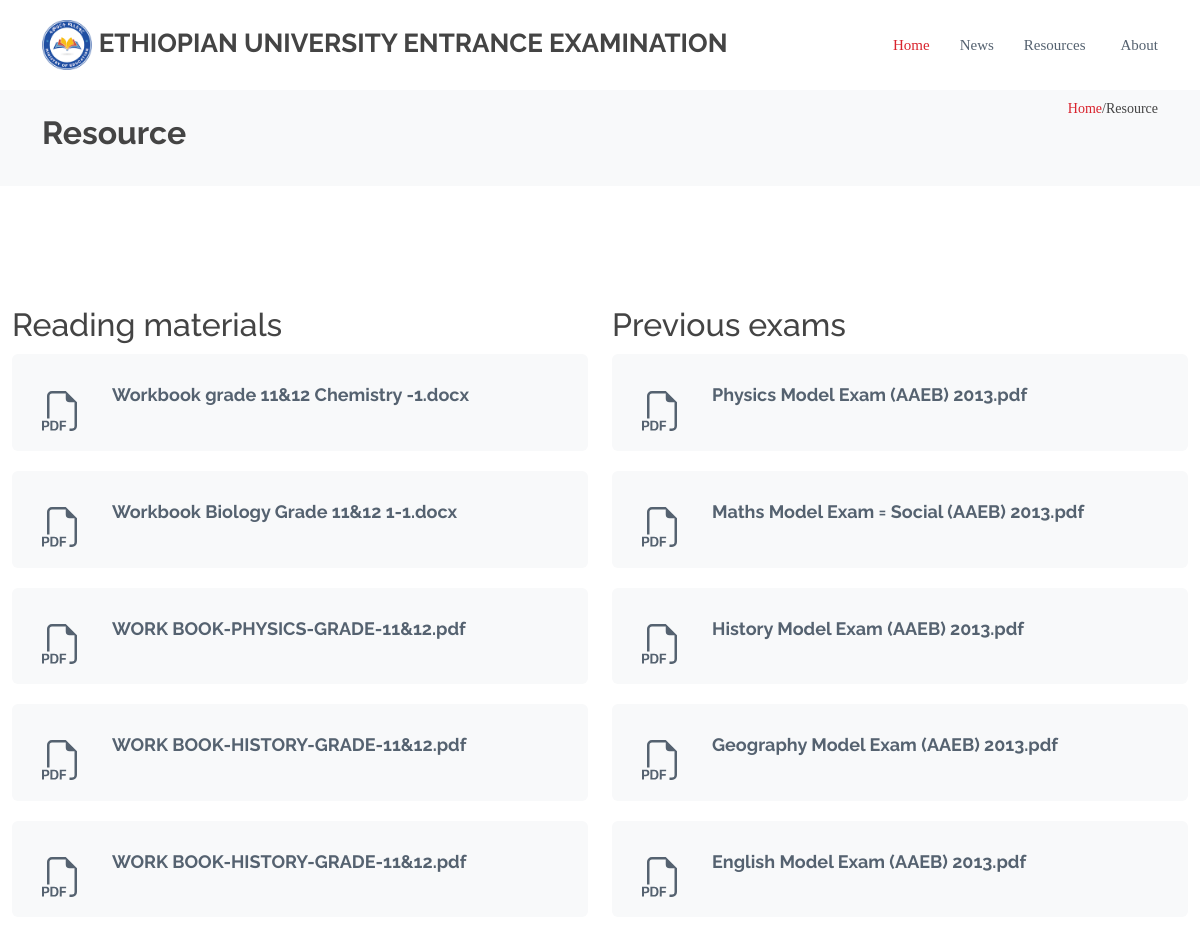
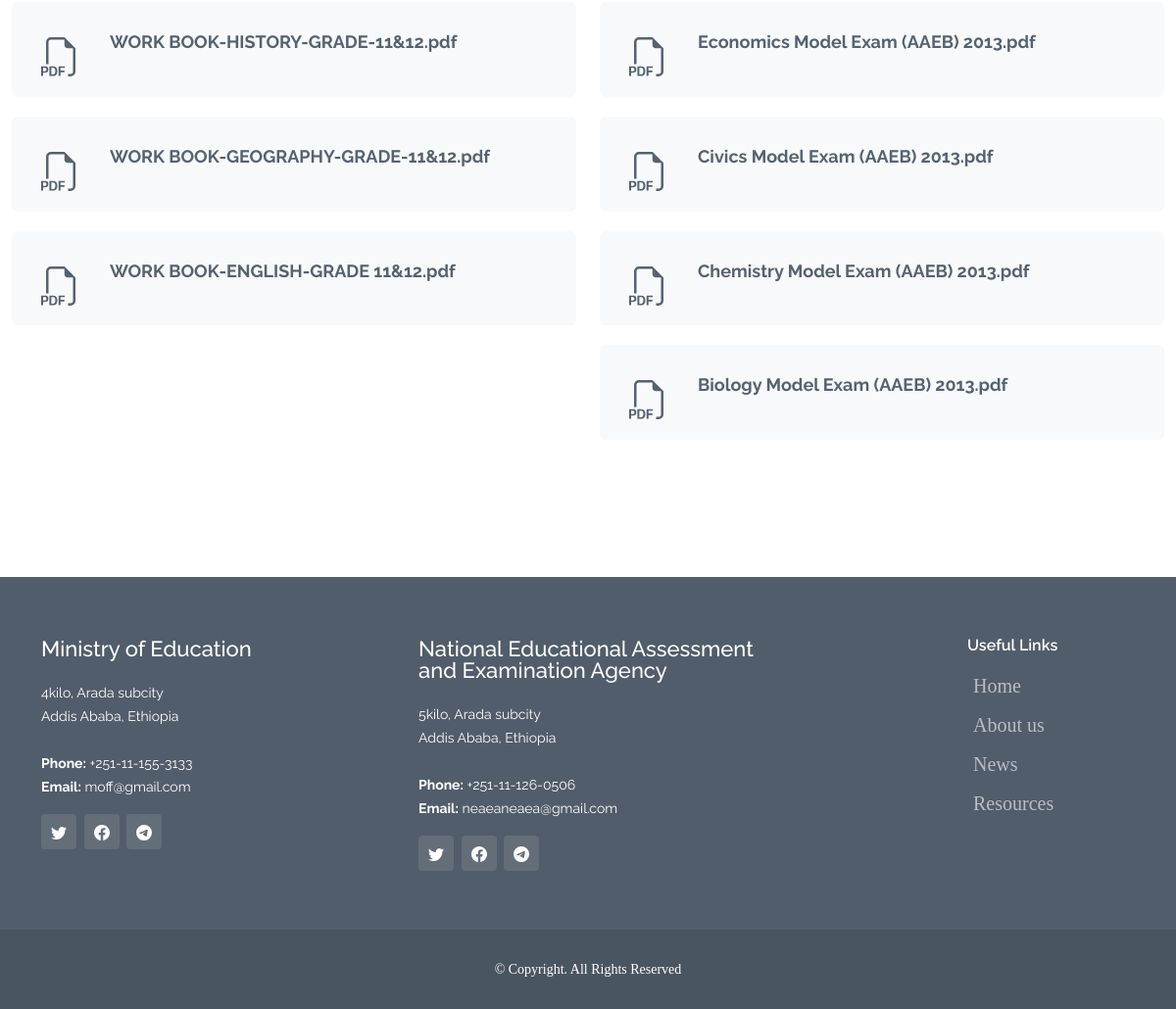
The page /res.php on the database its author committed (2 pictures, top to bottom).
### tables this page shows
CREATE TABLE `res` (
  `Res_id` int(11) NOT NULL,
  `Title` text NOT NULL,
  `File_path` text NOT NULL,
  `Size` int(11) NOT NULL,
  `Typ` varchar(15) NOT NULL,
  `Admin_id` varchar(25) NOT NULL
);

### res.php (the view, shortened to what this page needs)
<?php
include "connection.php";
?>
<!DOCTYPE html>
<html>
<head>
  <link href="https://cdn.jsdelivr.net/npm/bootstrap@5.3.0-alpha1/dist/css/bootstrap.min.css" rel="stylesheet"
>
  <link href="css/home.css" rel="stylesheet">
</head>
<body>
  <header id="header" class="fixed-top d-flex align-items-center">
    <div class="container d-flex align-items-center">
      <h1 class="logo me-auto"> <span> <img src="res/logo.png"> </span> Ethiopian University Entrance Examination </h1>
      <nav id="navbar" class="navbar">
        <ul>
          <li><a href="home.html" class="active">Home</a></li>
          <li><a href="news.php">News</a></li>
          <li class="dropdown"><a href="#"><span>Resources</span> <i class="bi bi-chevron-down"></i></a>
          </li>
          <li><a href="about.html">About</a></li>
        </ul>
      </nav>
    </div>
  </header>
  <section id="breadcrumbs" class="breadcrumbs">
    <div class="container">
      <div class="d-flex justify-content-between align-items-center">
        <h2>Resource</h2>
        <nav aria-label="breadcrumbs">
          <ol class="breadcrumbs">
            <li class="breadcrumb-item"><a href="home.html">Home</a></li>
            <li class="breadcrumb-item active">Resource</li>
          </ol>
        </nav>
      </div>
    </div>
  </section>
  <section id=content>
  <section id="reading" class="services">
    <div class="container">
      <div class="row">
        <h2 style="margin-bottom: 10px; ">Reading materials</h2>
      </div>
      <?php
      $query = "SELECT * FROM res WHERE Typ = 'reading' ORDER BY Res_id DESC";
      $result = mysqli_query($conn, $query);
      while ($book = mysqli_fetch_assoc($result)) {
        ?>
        <div class="row">
          <div class="col-md-12">
            <div class="icon-box">
              <i class="bi bi-filetype-pdf">
              </i>
              <a href="download.php?file_id=<?php echo $book['Res_id'] ?>">
                <h4 style="color:#556270">
                  <?php
                  echo $book["Title"];
                  ?>
                </h4>
              </a>
            </div>
          </div>
        </div>
      <?php } ?>
    </div>
  </section>
  <section id="exam" class="services">
    <div class="container">
      <div class="row">
        <h2 style="margin-bottom: 10px; ">Previous exams</h2>
      </div>
      <?php
      $query = "SELECT * FROM res WHERE Typ = 'exam' ORDER BY Res_id DESC";
      $result = mysqli_query($conn, $query);
      while ($book = mysqli_fetch_assoc($result)) {
        ?>
        <div class="row">
          <div class="col-md-12">
            <div class="icon-box">
              <i class="bi bi-filetype-pdf">
              </i>
              <a href="download.php?file_id=<?php echo $book['Res_id'] ?>">
                <h4 style="color:#556270">
                  <?php
                  echo $book["Title"];
                  ?>
                </h4>
              </a>
            </div>
          </div>
        </div>
      <?php } ?>
    </div>
  </section>
      </section>
  <footer id="footer">
    <div class="footer-top">
      <div class="container">
        <div class="row">
          <div class="col-sm-3">
            <div class="footer-info">
              <h3>Ministry of Education</h3>
              <p>
                4kilo, Arada subcity <br>
                Addis Ababa, Ethiopia<br><br>
                <strong>Phone:</strong> +251-11-155-3133<br>
                <strong>Email:</strong> moff@gmail.com<br>
              </p>
              <div class="social-links mt-3">
                <a href="http://twitter.com/fdremoe" class="twitter"><i class="bx bxl-twitter"></i></a>
                <a href="http://facebook.com/fdremoe" class="facebook"><i class="bx bxl-facebook"></i></a>
                <a href="http://t.me/FDRE_MOE" class="telegram"><i class="bx bxl-telegram"></i></a>
              </div>
            </div>
          </div>
          <div class="col-sm-6">
            <div class="footer-info">
              <h3> National Educational Assessment <br> and Examination Agency</h3>
              <p>
                5kilo, Arada subcity <br>
                Addis Ababa, Ethiopia<br><br>
                <strong>Phone:</strong> +251-11-126-0506<br>
                <strong>Email:</strong> neaeaneaea@gmail.com<br>
              </p>
              <div class="social-links mt-3">
                <a href="http://twitter.com/neaea" class="twitter"><i class="bi bi-twitter"></i></a>
                <a href="http://facebook.com/neaea" class="facebook"><i class="bx bxl-facebook"></i></a>
                <a href="http://t.me/Neaeanews" class="telegram"><i class="bx bxl-telegram"></i></a>
              </div>
            </div>
          </div>
          <div class="col-sm-2 footer-links">
            <h4>Useful Links</h4>
            <ul>
              <li><i class="bx bx-chevron-right"></i> <a href="home.html">Home</a></li>
              <li><i class="bx bx-chevron-right"></i> <a href="about.html">About us</a></li>
              <li><i class="bx bx-chevron-right"></i> <a href="news.php">News</a></li>
              <li><i class="bx bx-chevron-right"></i> <a href="res.php">Resources</a></li>
            </ul>
          </div>
        </div>
      </div>
    </div>
    <div class="container">
      <div class="copyright">
        &copy; Copyright. All Rights Reserved
      </div>
    </div>
  </footer>
</body>
</html>

### css/home.css (style rules this page uses)
body { font-family: "OpenSans"; color: #444444; }
a { text-decoration: none; color: #d9232d; }
h1, h2, h3, h4, h5, h6 { font-family: "Raleway"; }
#header { background: white; transition: all 0.5s; z-index: 997; padding: 20px 0; }
#header .logo { font-size: 26px; margin: 0; padding: 0; line-height: 1; font-weight: 700; text-transform: uppercase; color: #444444; }
#header .logo img { max-height: 50px; }
.navbar { padding: 0; }
.navbar ul { margin: 0; padding: 0; display: flex; list-style: none; align-items: center; }
.navbar li { position: relative; }
.navbar a, .navbar a:focus { display: flex; align-items: center; justify-content: space-between; padding: 10px 0 10px 30px; font-family: "Poppins"; font-size: 15px; font-weight: 500; color: #556270; white-space: nowrap; transition: 0.3s; }
.navbar a:hover, .navbar .active, .navbar .active:focus, .navbar li:hover>a { color: #d9232d; }
section { padding: 60px 0; overflow: hidden; }
.section-bg, .services .icon-box { background-color: #f8f9fa; }
.services .icon-box { margin-bottom: 20px; padding: 30px; border-radius: 6px; }
.services .icon-box svg { width: 40px; height: 40px; }
.services .icon-box i { float: left; color: #556270; font-size: 30px; }
.services .icon-box h4 { margin-left: 70px; font-weight: 700; margin-bottom: 15px; font-size: 18px; }
#reading { width: 50%; vertical-align: top; float: left; }
#exam { width: 50%; vertical-align: top; float: right; }
#footer { background: #4a5562; padding: 0 0 30px 0; color: #fff; font-size: 14px; }
#footer .footer-top { background: #515d6a; padding: 60px 0 30px 0; }
#footer .footer-top .footer-info { margin-bottom: 30px; }
#footer .footer-top .footer-info h3 { font-size: 22px; margin: 0 0 20px 0; padding: 2px 0 2px 0; line-height: 1; font-weight: 500; }
#footer .col-sm-6 { margin-left: 100px; margin-right: -10px; }
#footer .footer-top .footer-info p { font-size: 14px; line-height: 24px; margin-bottom: 0; font-family: "Raleway"; color: #fff; }
#footer .footer-top .social-links a { font-size: 18px; display: inline-block; background: rgba(255, 255, 255, 0.1); color: #fff; line-height: 1; padding: 8px 0; margin-right: 4px; border-radius: 4px; text-align: center; width: 36px; height: 36px; transition: 0.3s; }
#footer .footer-top h4 { font-size: 16px; font-weight: 600; color: #fff; position: relative; padding-bottom: 12px; }
#footer .footer-top .footer-links { margin-bottom: 30px; }
#footer .footer-top .footer-links ul { list-style: none; padding: 2px; margin: 2px; }
#footer .footer-top .footer-links ul li { padding: 10px 0; display: flex; align-items: center; }
#footer .footer-top .footer-links ul li:first-child { padding-top: 0; }
#footer .footer-top .footer-links ul a { color: rgba(255, 255, 255, 0.6); transition: 0.3s; display: inline-block; line-height: 1; font-size: 20px; }
#footer .copyright { text-align: center; padding-top: 30px; }
.breadcrumbs { padding: 18px 0; background: #f8f9fa; min-height: 70px; margin-top: 80px; }
.breadcrumbs h2 { font-size: 32px; font-weight: bolder; margin: 0; }
.breadcrumbs ol { display: flex; flex-wrap: wrap; list-style: none; padding: 0; margin: 0; font-size: 14px; }
.breadcrumbs ol li+li { padding-left: 10px; }
.breadcrumbs ol li+li::before { display: inline-block; padding-right: 10px; color: #6b7b8d; content: "/"; }

### rows shown on the page
res: Title "Workbook grade 11&12 Chemistry -1.docx"
res: Title "Workbook Biology Grade 11&12 1-1.docx"
res: Title "WORK BOOK-PHYSICS-GRADE-11&12.pdf"
res: Title "WORK BOOK-HISTORY-GRADE-11&12.pdf"
res: Title "WORK BOOK-HISTORY-GRADE-11&12.pdf"
res: Title "WORK BOOK-HISTORY-GRADE-11&12.pdf"
res: Title "WORK BOOK-GEOGRAPHY-GRADE-11&12.pdf"
res: Title "WORK BOOK-ENGLISH-GRADE 11&12.pdf"
res: Title "Physics Model Exam (AAEB) 2013.pdf"
res: Title "Maths Model Exam = Social (AAEB) 2013.pdf"
res: Title "History Model Exam (AAEB) 2013.pdf"
res: Title "Geography Model Exam (AAEB) 2013.pdf"
res: Title "English Model Exam (AAEB) 2013.pdf"
res: Title "Economics Model Exam (AAEB) 2013.pdf"
res: Title "Civics Model Exam (AAEB) 2013.pdf"
res: Title "Chemistry Model Exam (AAEB) 2013.pdf"
res: Title "Biology Model Exam (AAEB) 2013.pdf"
